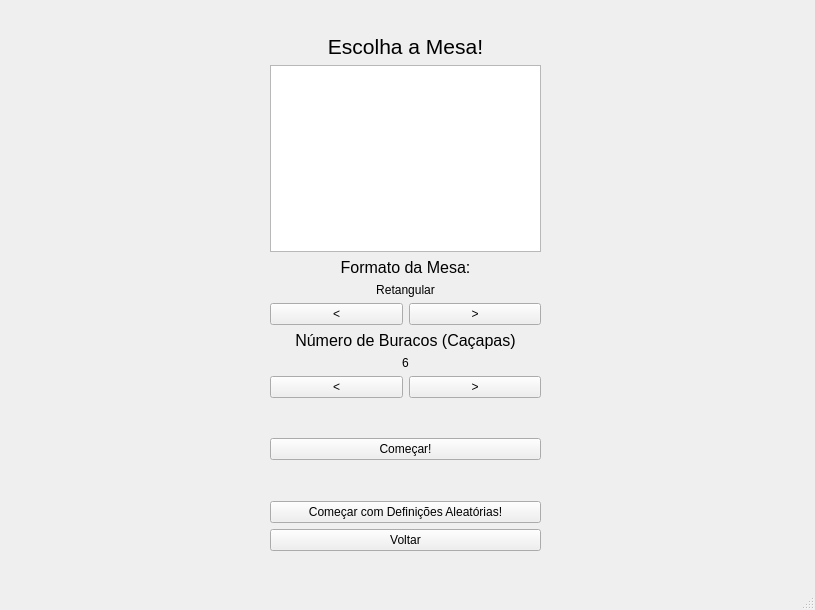
<?xml version="1.0" encoding="UTF-8"?>
<ui version="4.0">
 <class>Ui_EscolhaMesa</class>
 <widget class="QMainWindow" name="Ui_EscolhaMesa">
  <property name="geometry">
   <rect>
    <x>0</x>
    <y>0</y>
    <width>815</width>
    <height>610</height>
   </rect>
  </property>
  <property name="windowTitle">
   <string>Geometry Pool</string>
  </property>
  <widget class="QWidget" name="centralwidget">
   <widget class="QWidget" name="gridLayoutWidget">
    <property name="geometry">
     <rect>
      <x>0</x>
      <y>0</y>
      <width>811</width>
      <height>551</height>
     </rect>
    </property>
    <layout class="QGridLayout" name="gridLayout">
     <item row="1" column="1">
      <widget class="QLabel" name="label">
       <property name="font">
        <font>
         <pointsize>16</pointsize>
        </font>
       </property>
       <property name="text">
        <string>Escolha a Mesa!</string>
       </property>
       <property name="alignment">
        <set>Qt::AlignCenter</set>
       </property>
      </widget>
     </item>
     <item row="11" column="1">
      <spacer name="verticalSpacer_3">
       <property name="orientation">
        <enum>Qt::Vertical</enum>
       </property>
       <property name="sizeHint" stdset="0">
        <size>
         <width>20</width>
         <height>40</height>
        </size>
       </property>
      </spacer>
     </item>
     <item row="13" column="1">
      <widget class="QPushButton" name="EMbuttonVoltar">
       <property name="text">
        <string>Voltar</string>
       </property>
      </widget>
     </item>
     <item row="8" column="1">
      <layout class="QHBoxLayout" name="horizontalLayout_4">
       <item>
        <widget class="QPushButton" name="anteriorBuraco">
         <property name="text">
          <string>&lt;</string>
         </property>
        </widget>
       </item>
       <item>
        <widget class="QPushButton" name="proximoBuraco">
         <property name="text">
          <string>&gt;</string>
         </property>
        </widget>
       </item>
      </layout>
     </item>
     <item row="2" column="2">
      <spacer name="horizontalSpacer_2">
       <property name="orientation">
        <enum>Qt::Horizontal</enum>
       </property>
       <property name="sizeHint" stdset="0">
        <size>
         <width>40</width>
         <height>20</height>
        </size>
       </property>
      </spacer>
     </item>
     <item row="5" column="1">
      <layout class="QHBoxLayout" name="horizontalLayout_3">
       <item>
        <widget class="QPushButton" name="anteriorMesa">
         <property name="text">
          <string>&lt;</string>
         </property>
        </widget>
       </item>
       <item>
        <widget class="QPushButton" name="proximoMesa">
         <property name="text">
          <string>&gt;</string>
         </property>
        </widget>
       </item>
      </layout>
     </item>
     <item row="6" column="1">
      <widget class="QLabel" name="label_5">
       <property name="font">
        <font>
         <pointsize>12</pointsize>
        </font>
       </property>
       <property name="text">
        <string>Número de Buracos (Caçapas)</string>
       </property>
       <property name="alignment">
        <set>Qt::AlignCenter</set>
       </property>
      </widget>
     </item>
     <item row="3" column="1">
      <widget class="QLabel" name="label_2">
       <property name="font">
        <font>
         <pointsize>12</pointsize>
        </font>
       </property>
       <property name="text">
        <string>Formato da Mesa:</string>
       </property>
       <property name="alignment">
        <set>Qt::AlignCenter</set>
       </property>
      </widget>
     </item>
     <item row="4" column="1">
      <widget class="QLabel" name="label_4">
       <property name="text">
        <string>Retangular</string>
       </property>
       <property name="alignment">
        <set>Qt::AlignCenter</set>
       </property>
      </widget>
     </item>
     <item row="2" column="1">
      <widget class="QGraphicsView" name="graphicsView"/>
     </item>
     <item row="10" column="1">
      <widget class="QPushButton" name="EMbuttonComecar">
       <property name="mouseTracking">
        <bool>false</bool>
       </property>
       <property name="autoFillBackground">
        <bool>false</bool>
       </property>
       <property name="text">
        <string>Começar!</string>
       </property>
      </widget>
     </item>
     <item row="0" column="1">
      <spacer name="verticalSpacer">
       <property name="orientation">
        <enum>Qt::Vertical</enum>
       </property>
       <property name="sizeHint" stdset="0">
        <size>
         <width>20</width>
         <height>40</height>
        </size>
       </property>
      </spacer>
     </item>
     <item row="9" column="1">
      <spacer name="verticalSpacer_2">
       <property name="orientation">
        <enum>Qt::Vertical</enum>
       </property>
       <property name="sizeHint" stdset="0">
        <size>
         <width>20</width>
         <height>40</height>
        </size>
       </property>
      </spacer>
     </item>
     <item row="7" column="1">
      <widget class="QLabel" name="label_3">
       <property name="text">
        <string>6</string>
       </property>
       <property name="alignment">
        <set>Qt::AlignCenter</set>
       </property>
      </widget>
     </item>
     <item row="2" column="0">
      <spacer name="horizontalSpacer">
       <property name="orientation">
        <enum>Qt::Horizontal</enum>
       </property>
       <property name="sizeHint" stdset="0">
        <size>
         <width>40</width>
         <height>20</height>
        </size>
       </property>
      </spacer>
     </item>
     <item row="12" column="1">
      <widget class="QPushButton" name="EMbuttonAleatorio">
       <property name="text">
        <string>Começar com Definições Aleatórias!</string>
       </property>
      </widget>
     </item>
    </layout>
   </widget>
  </widget>
  <widget class="QMenuBar" name="menubar">
   <property name="geometry">
    <rect>
     <x>0</x>
     <y>0</y>
     <width>815</width>
     <height>25</height>
    </rect>
   </property>
  </widget>
  <widget class="QStatusBar" name="statusbar"/>
 </widget>
 <resources/>
 <connections/>
</ui>
